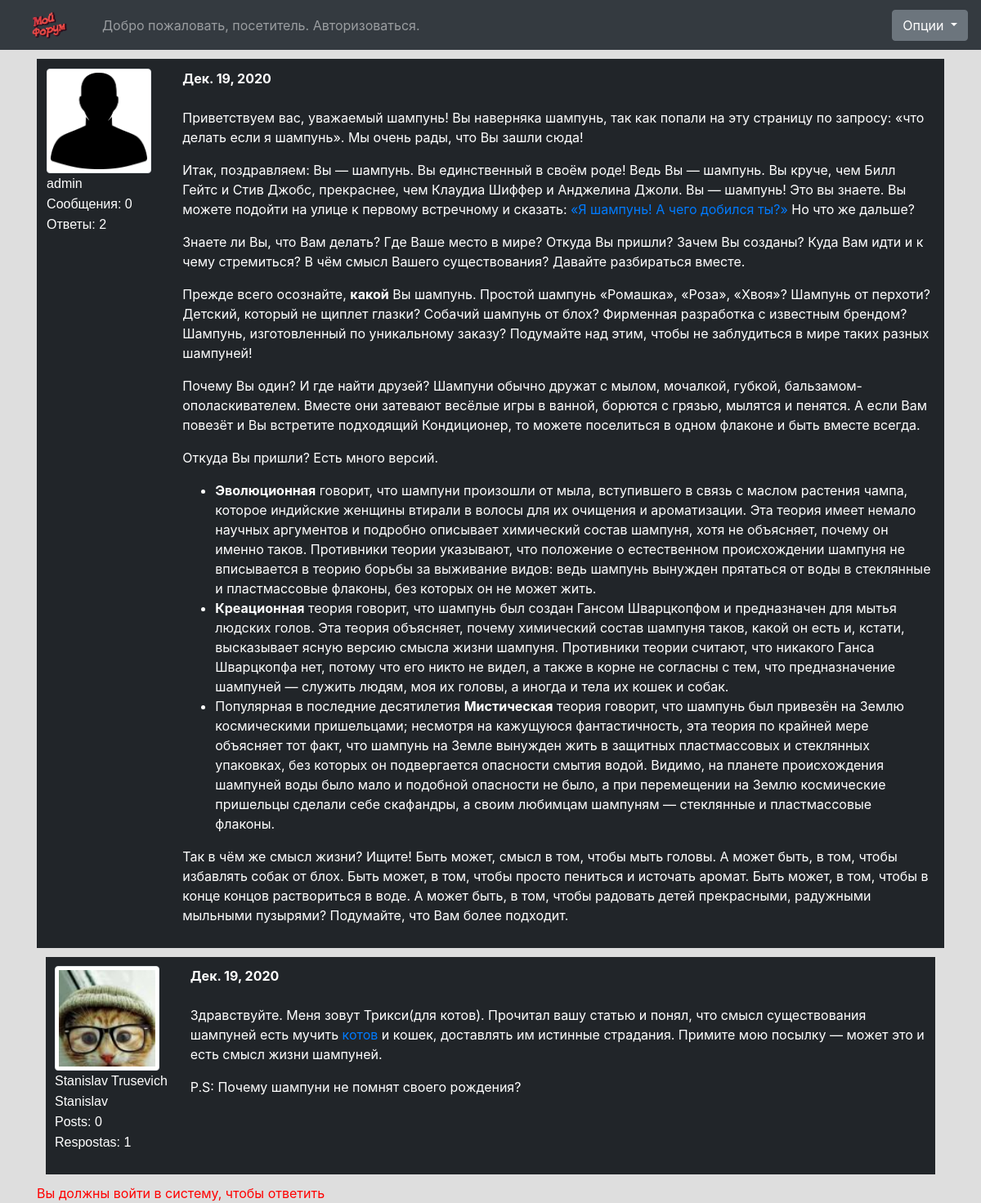
/forum/What/topico/8/, run on the app's committed database.
### forum/models.py (models this page shows, shortened)
class Topico(models.Model):
    class Meta:
        verbose_name = "вопрос"
        verbose_name_plural = "вопросы"
    discussao_fk = models.ForeignKey(Discussao, on_delete=models.CASCADE)
    titulo = models.CharField(max_length=200)
    autor = models.ForeignKey(User, on_delete=models.CASCADE)
    texto = RichTextField()
    data_postagem = models.DateField(default=timezone.now)

class User(AbstractUser):
    def imagepath(instance,filename):
        ext = filename.split('.')[-1]
        filename = 'avatar.{}'.format(ext)
        val="avatars/" + str(instance.username) + "/" + str(filename)
        if os.path.exists(val):
            os.remove(val)
        return val
    avatar = models.ImageField(upload_to=imagepath, height_field='', width_field='', blank=True)
    posts = models.IntegerField(default=0)
    replies = models.IntegerField(default=0)

class Resposta(models.Model):
    topico_fk = models.ForeignKey(Topico, on_delete=models.CASCADE)
    autor = models.ForeignKey(User, on_delete=models.CASCADE)
    texto = RichTextField()
    data_postagem = models.DateField(default=timezone.now)
    class Meta:
        verbose_name = "ответ"
        verbose_name_plural = "ответы"

### forum/views.py (the view)
# urls.py: path('forum/<str:discussao_titulo>/topico/<int:topico_id>/', views.topico, name="topico"),
def topico(request, discussao_titulo, topico_id):
    path = request.path
    try:
        topico = Topico.objects.get(pk = topico_id)
    except Topico.DoesNotExist:
        raise Http404("Тема не существует в этом обсуждении")
    form = RespostaForm(request.POST or None)
    if form.is_valid():
        user = request.user
        user.replies += 1
        user.save()
        form.save()
        return redirect(path)
    resposta_lista = Resposta.objects.filter(topico_fk__id = topico_id)
    context = {'topico':topico, 'resposta_lista': resposta_lista, 'form':form}
    return render(request, 'forum/topico.html', context)

### forum/templates/forum/topico.html (shortened to what this page needs)
{% load static %}
{% load tags %}
  {% include './head.html' %}
  </head>
  <body>
    {% include './navbar.html' %}
    <div class = "wd-100 container">
      <div id = "topico">
        <div class="media" style="background-color:#212529;">
          <div id = "profile">
            <figure>
              <img class="rounded align-self-start mr-3 img-thumbnail float-left" {% if not topico.autor.avatar %} src="{% static 'forum/img/profile.png' %}" {% else %} src="{{ topico.autor.avatar.url }}" {% endif %} alt="Profile Pic" width="128" height="256">
              <figcaption>
                <span id = "profile-fig-caption"> {{ topico.autor.first_name }} {{ topico.autor.last_name }} <br> {{ topico.autor.username }} <br> Сообщения: {{ topico.autor.posts }} <br> Ответы: {{ topico.autor.replies }}</span>
              </figcaption>
            </figure>
          </div>
          <div id = "resposta" class="media-body">
            <span id = "resposta-data">{{ topico.data_postagem }}</span><br><br>
            <span id = "resposta-texto">{{ topico.texto|safe }}</span>
          </div>
        </div>
      </div>
      {% for r in resposta_lista %}
        <div id = "resposta">
          <div class="media" style="background-color:#212529;">
            <div id = "profile">
              <figure>
                <img class="rounded align-self-start mr-3 img-thumbnail float-left" {% if not r.autor.avatar %} src="{% static 'forum/img/profile.png' %}" {% else %} src="{{ r.autor.avatar.url }}" {% endif %} alt="Profile Pic" width="128" height="256">
                <figcaption>
                  <span id = "profile-fig-caption"> {{ r.autor.first_name }} {{ r.autor.last_name }} <br> {{ r.autor.username }} <br> Posts: {{ r.autor.posts }} <br> Respostas: {{ r.autor.replies }}</span>
                </figcaption>
              </figure>
            </div>
            <div id = "resposta" class="media-body">
              <span id = "resposta-data">{{ r.data_postagem }}</span><br><br>
              <span id = "resposta-texto">{{ r.texto|safe }}</span>
            </div>
          </div>
        </div>
      {% endfor %}
      {% if user.is_authenticated %}
        <form  class="form-control" method="POST">
          {% csrf_token %}
          <div id = "escrever-resposta">
            <input name="autor" type = "hidden" value="{{ request.user.id }}">
            <input name="topico_fk" type="hidden" value="{{ topico.id }}">
            <div class = "form-group">
              <div id = "texto">{{ form.texto }}</div>
              {% if request.method == 'POST' %}
                {% if form.texto.errors %}
                  <span id = "inv-texto" class = "c-msg"><b>{{ form.texto.errors }}</b></span>
                {% endif %}
              {% endif %}
            </div>
            <button class="btn btn-lg btn-primary btn-block" type="submit">Ответить</button>
          </div>
        </form>
      {% else %}
        <a href = "/?next={{request.path}}"><span style="color:red;">Вы должны войти в систему, чтобы ответить</span></a>
      {% endif %}
    </div>
  </body>
</html>

### forum/templates/forum/head.html (shortened to what this page needs)
{% load static %}
<!doctype html>
<html lang="en">
  <head>
    <link href="{% static 'forum/css/bootstrap.min.css' %}" rel="stylesheet">
    <link href="{% static 'forum/css/default.css' %}"rel="stylesheet">

### forum/templates/forum/navbar.html (shortened to what this page needs)
{% load static %}
<nav class="navbar navbar-expand navbar-dark fixed-top bg-dark">
  <a class="navbar-brand" href="/forum">
    <img class="d-inline-block align-top" src="{% static 'forum/img/django-forum-logo.png' %}" width="85" height="35" alt="">
  </a>
  <div class="collapse navbar-collapse" id="navbarCollapse">
    <ul class="navbar-nav mr-auto">
      {% if user.is_authenticated %}
        <li class="nav-item">
          <a class="nav-link" href="/account">Добро пожаловать, {{ user.get_username }}.</a>
        </li>
      {% else %}
        <li class="nav-item">
          <a class="nav-link" href="/?next={{request.path}}">Добро пожаловать, посетитель. Авторизоваться.</a>
        </li>
      {% endif %}
    </ul>
    <div class="dropdown">
      <button class="btn btn-secondary dropdown-toggle" type="button" id="dropdownMenuButton" data-toggle="dropdown" aria-haspopup="true" aria-expanded="false">
        Опции
      </button>
    </div>
  </div>
</nav>
<br><br><br>

### forum/static/forum/css/default.css (style rules this page uses)
#profile { margin-left:1%; margin-right:1%; margin-bottom:1%; margin-top:1%; }
#profile-fig-caption { font-family: Tahoma, Geneva, sans-serif; color: white; }
#topico { border: 1px solid; }
#resposta-data { color:white; font-weight: bold; }
#resposta { margin-left:1%; margin-right:1%; margin-bottom:1%; margin-top:1%; }
#resposta-texto { color:white; word-break: break-word; }
body { background-color: #DEDEDE; }

### data on the page
Topico: autor.username "admin", autor.posts "0", autor.replies "2", data_postagem "Дек. 19, 2020", texto "Приветствуем вас, уважаемый шампунь! Вы наверняка шампунь, так как попали на эту страницу по запросу: «что делать если я шампунь». Мы очень рады, что Вы зашли сюда! Итак, поздравляем: Вы — шампунь. Вы единственный в своём роде! Ведь Вы — шампунь. Вы круче, чем Билл Гейтс и Стив Джобс, прекраснее, чем Клаудиа Шиффер и Анджелина Джоли. Вы — шампунь! Это вы знаете. Вы можете подойти на улице к первому встречному и сказать: «Я шампунь! А чего добился ты?» Но что же дальше? Знаете ли Вы, что Вам делать? Где Ваше место в мире? Откуда Вы пришли? Зачем Вы созданы? Куда Вам идти и к чему стремиться? В чём смысл Вашего существования? Давайте разбираться вместе. Прежде всего осознайте, какой Вы…"
Resposta: autor.avatar (placeholder picture), autor.first_name "Stanislav", autor.last_name "Trusevich", autor.username "Stanislav", autor.posts "0", autor.replies "1", data_postagem "Дек. 19, 2020", texto "Здравствуйте. Меня зовут Трикси(для котов). Прочитал вашу статью и понял, что смысл существования шампуней есть мучить котов и кошек, доставлять им истинные страдания. Примите мою посылку — может это и есть смысл жизни шампуней. P.S: Почему шампуни не помнят своего рождения?"
